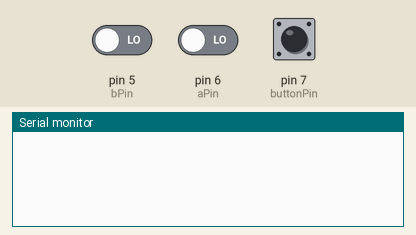
Simulated run of this sketch. Board: Arduino Uno, built with avr-gcc and run on an emulated ATmega328P. Parts: the last lines printed to the serial monitor. The inputs (shaded band) are chosen by the test bench; at power-on: pin 6 (aPin) LOW, pin 7 (buttonPin) HIGH, pin 5 (bPin) LOW.

Above: at 1.2 s.
1.3 s: pin 6 (aPin) driven HIGH
At 1.7 s:
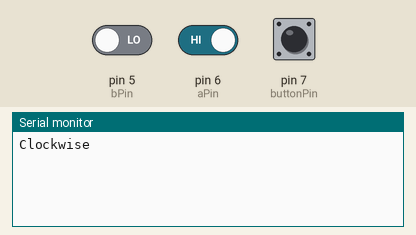
2.8 s: pin 7 (buttonPin) pulled LOW for 0.15 s
At 4.0 s:
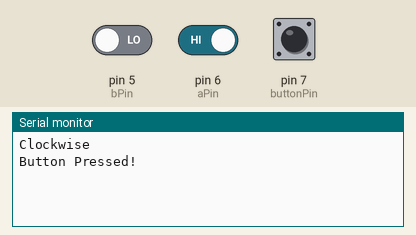
4.4 s: pin 6 (aPin) driven LOW
At 5.2 s:
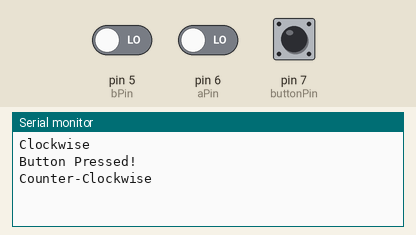

Measured:
- after the input at 1.3 s, the serial monitor: prints a new line at once (image 1)
- after the input at 2.8 s, the serial monitor: prints a new line at once (image 2)
- after the input at 4.4 s, the serial monitor: prints a new line at once (image 3)

The sketch:

percobaan5_Cleve.ino
```cpp
int bPin = 5;
int aPin = 6;
int buttonPin = 7;
int ledPin = 13;

int vala = 0;
int valb = 0;
int newa = 0;
int buttonState = 0;
unsigned long lastButtonPress = 0;

String cw = "Clockwise";
String ccw = "Counter-Clockwise";

void setup()
{
  Serial.begin(9600);
  vala = digitalRead(aPin);
  valb = digitalRead(bPin);
  newa = digitalRead(aPin);
  pinMode(buttonPin, INPUT_PULLUP);
}

void loop()
{
  buttonState = digitalRead(buttonPin);
  newa = digitalRead(aPin);
  valb = digitalRead(bPin);
  if (newa != vala) {
    vala = newa;
    if (vala != valb){
      Serial.println(cw);
    } else {
      Serial.println(ccw);
    }
  }
  if (buttonState == LOW){
    if (millis() - lastButtonPress > 50) {
      Serial.println("Button Pressed!");
    }
    lastButtonPress = millis();
  }
}
```
